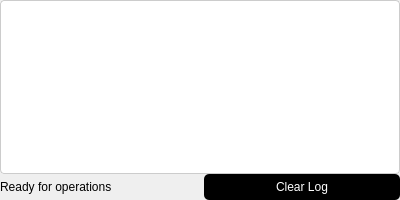
<?xml version="1.0" encoding="UTF-8"?>
<ui version="4.0">
 <class>SystemLogWidget</class>
 <widget class="QWidget" name="SystemLogWidget">
  <property name="geometry">
   <rect>
    <x>0</x>
    <y>0</y>
    <width>400</width>
    <height>200</height>
   </rect>
  </property>
  <property name="styleSheet">
   <string notr="true">
     QTextEdit {
       background-color: #ffffff;
       border: 1px solid #cccccc;
       border-radius: 4px;
     }
     QPushButton {
       background-color: #000000;
       color: white;
       border-radius: 5px;
       padding: 6px 12px;
     }
     QPushButton:hover {
       background-color: #FF0000;
     }
     QPushButton:pressed {
       background-color: #922b21;
     }
   </string>
  </property>
  <layout class="QVBoxLayout" name="verticalLayout">
   <property name="spacing">
    <number>0</number>
   </property>
   <property name="leftMargin">
    <number>0</number>
   </property>
   <property name="topMargin">
    <number>0</number>
   </property>
   <property name="rightMargin">
    <number>0</number>
   </property>
   <property name="bottomMargin">
    <number>0</number>
   </property>
   <item>
    <widget class="QTextEdit" name="logTextEdit">
     <property name="readOnly">
      <bool>true</bool>
     </property>
    </widget>
   </item>
   <item>
    <layout class="QHBoxLayout" name="horizontalLayout">
     <item>
      <widget class="QLabel" name="statusLabel">
       <property name="text">
        <string>Ready for operations</string>
       </property>
      </widget>
     </item>
     <item>
      <spacer name="horizontalSpacer">
       <property name="orientation">
        <enum>Qt::Horizontal</enum>
       </property>
      </spacer>
     </item>
     <item>
      <widget class="QPushButton" name="clearLogButton">
       <property name="text">
        <string>Clear Log</string>
       </property>
      </widget>
     </item>
    </layout>
   </item>
  </layout>
 </widget>
 <resources/>
 <connections/>
</ui>
